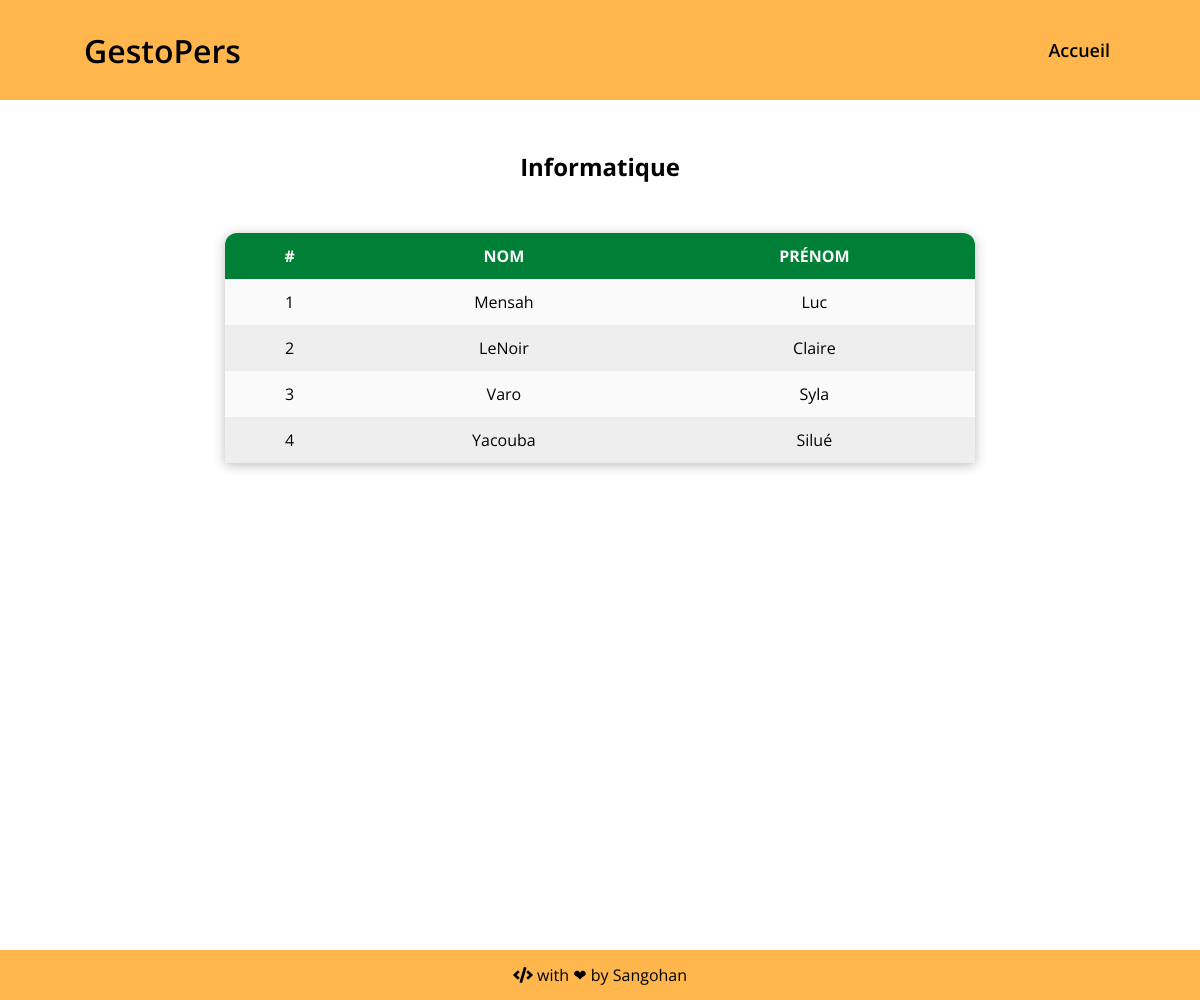
/departement/Informatique, run on the app's committed database.
### authentification/models.py (models this page shows, shortened)
class Departement(models.Model):
    nomDepartement = models.CharField(max_length=100)

class Personnel(models.Model):
    nom = models.CharField(max_length=30, null=False)
    prenom = models.CharField(max_length=100, null=False)
    email = models.EmailField()
    date_arrivee = models.DateField()
    departement = models.ForeignKey(Departement, null= True, on_delete=models.SET_NULL)

### gestion/views.py (the view)
# urls.py: path('departement/<slug:departement_nom>', gestion.views.page_departement, name='departement'),
def page_departement(request, departement_nom):
    depart = get_object_or_404(models.Departement, nomDepartement=departement_nom)
    personDepart = Personnel.objects.filter(departement_id=depart.id)
    return render(request, 'gestion/departement.html', {'departement': depart, 'personnel': personDepart})

### gestion/templates/gestion/departement.html
{% extends 'base.html' %}
{% block content %}
    <div class="parent">
        <div class="div1">
            <h2>{{ departement.nomDepartement }}</h2>
        </div>
        <div class="div2">
            <table>
                <tr>
                    <th>#</th>
                    <th>Nom</th>
                    <th>Prénom</th>
                </tr>
                {% for elt in personnel %}
                <tr>
                    <td>{{ elt.id }}</td>
                    <td>{{ elt.nom }}</td>
                    <td>{{ elt.prenom }}</td>
                </tr>
                {% endfor %}
            </table>
        </div>
    </div>
{% endblock content %}

### static/css/app.css (style rules this page uses)
* { margin: 0; padding: 0; box-sizing: border-box; font-family: 'Open Sans', sans-serif; color: black; }
body { display: block; }

### static/css/form.css (style rules this page uses)
* { margin: 0; padding: 0; box-sizing: border-box; font-family: 'Open Sans', sans-serif; color: black; }

### static/css/tableau.css (style rules this page uses)
table { width: 75%; margin: 50px auto; border-collapse: collapse; border-spacing: 0; border-radius: 12px 12px 0 0; overflow: hidden; box-shadow: 0 2px 12px rgb(32 32 32 / 30%); background: #fafafa; text-align: center; }
th, td { padding: 12px 15px; }
th { background: #008037; color: #fafafa; text-transform: uppercase; }
tr:nth-child(odd) { background-color: #eeeeee; }

### data on the page
Departement: nomDepartement "Informatique"
Personnel: id "1", nom "Mensah", prenom "Luc"
Personnel: id "2", nom "LeNoir", prenom "Claire"
Personnel: id "3", nom "Varo", prenom "Syla"
Personnel: id "4", nom "Yacouba", prenom "Silué"
